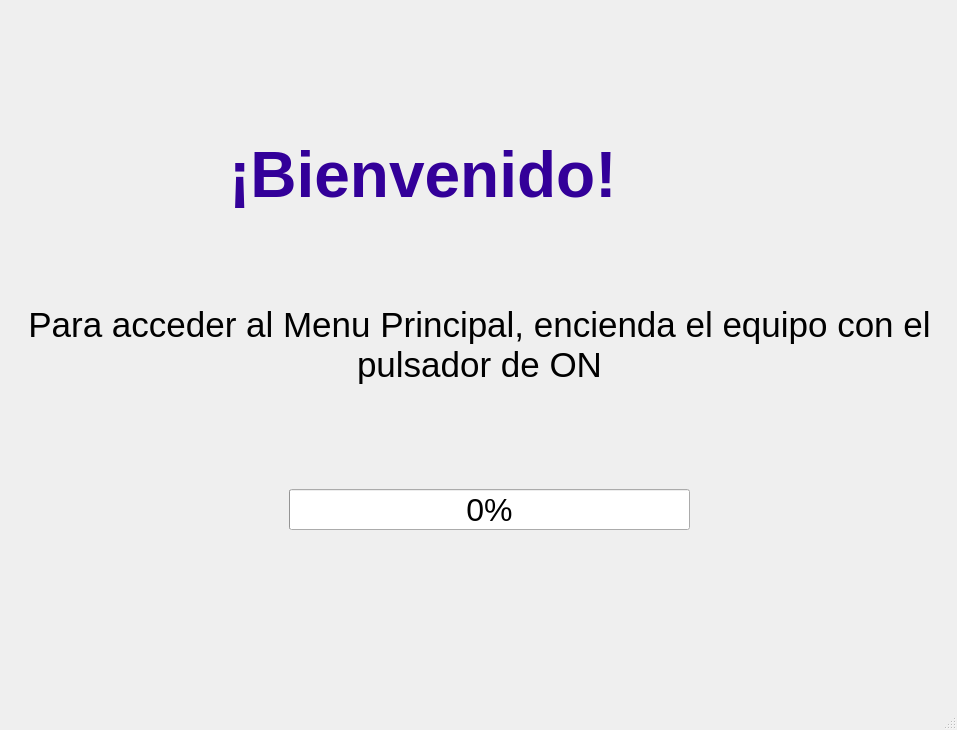
<?xml version="1.0" encoding="UTF-8"?>
<ui version="4.0">
 <class>MainWindow</class>
 <widget class="QMainWindow" name="MainWindow">
  <property name="geometry">
   <rect>
    <x>0</x>
    <y>0</y>
    <width>957</width>
    <height>730</height>
   </rect>
  </property>
  <property name="windowTitle">
   <string>Aura 1000 Software</string>
  </property>
  <widget class="QWidget" name="centralwidget">
   <layout class="QVBoxLayout" name="verticalLayout">
    <item>
     <widget class="QStackedWidget" name="stackedWidget">
      <property name="font">
       <font>
        <pointsize>48</pointsize>
       </font>
      </property>
      <property name="currentIndex">
       <number>1</number>
      </property>
      <widget class="QWidget" name="Pre_Encendido">
       <widget class="QLabel" name="labelMenuPrincipal">
        <property name="geometry">
         <rect>
          <x>0</x>
          <y>70</y>
          <width>941</width>
          <height>121</height>
         </rect>
        </property>
        <property name="font">
         <font>
          <pointsize>48</pointsize>
          <weight>75</weight>
          <bold>true</bold>
         </font>
        </property>
        <property name="text">
         <string>Menu Principal</string>
        </property>
        <property name="alignment">
         <set>Qt::AlignCenter</set>
        </property>
        <property name="wordWrap">
         <bool>true</bool>
        </property>
       </widget>
       <widget class="QPushButton" name="pushButton_OpenCloseDoor">
        <property name="geometry">
         <rect>
          <x>250</x>
          <y>300</y>
          <width>171</width>
          <height>81</height>
         </rect>
        </property>
        <property name="font">
         <font>
          <pointsize>10</pointsize>
         </font>
        </property>
        <property name="text">
         <string>Abrir Puerta</string>
        </property>
       </widget>
       <widget class="QPushButton" name="pushButton_EnableDisableDrivers">
        <property name="geometry">
         <rect>
          <x>510</x>
          <y>300</y>
          <width>171</width>
          <height>81</height>
         </rect>
        </property>
        <property name="font">
         <font>
          <pointsize>10</pointsize>
         </font>
        </property>
        <property name="text">
         <string>Habilitar Drivers</string>
        </property>
       </widget>
      </widget>
      <widget class="QWidget" name="Menu_Inicial">
       <widget class="QLabel" name="PreEncendido_label2">
        <property name="geometry">
         <rect>
          <x>0</x>
          <y>220</y>
          <width>941</width>
          <height>231</height>
         </rect>
        </property>
        <property name="font">
         <font>
          <pointsize>26</pointsize>
         </font>
        </property>
        <property name="text">
         <string>Para acceder al Menu Principal, encienda el equipo con el pulsador de ON</string>
        </property>
        <property name="alignment">
         <set>Qt::AlignCenter</set>
        </property>
        <property name="wordWrap">
         <bool>true</bool>
        </property>
       </widget>
       <widget class="QLabel" name="PreEncendido_label1">
        <property name="geometry">
         <rect>
          <x>220</x>
          <y>130</y>
          <width>511</width>
          <height>71</height>
         </rect>
        </property>
        <property name="palette">
         <palette>
          <active>
           <colorrole role="WindowText">
            <brush brushstyle="SolidPattern">
             <color alpha="255">
              <red>51</red>
              <green>0</green>
              <blue>153</blue>
             </color>
            </brush>
           </colorrole>
           <colorrole role="Text">
            <brush brushstyle="SolidPattern">
             <color alpha="255">
              <red>51</red>
              <green>0</green>
              <blue>153</blue>
             </color>
            </brush>
           </colorrole>
           <colorrole role="ButtonText">
            <brush brushstyle="SolidPattern">
             <color alpha="255">
              <red>51</red>
              <green>0</green>
              <blue>153</blue>
             </color>
            </brush>
           </colorrole>
           <colorrole role="PlaceholderText">
            <brush brushstyle="SolidPattern">
             <color alpha="128">
              <red>69</red>
              <green>0</green>
              <blue>207</blue>
             </color>
            </brush>
           </colorrole>
          </active>
          <inactive>
           <colorrole role="WindowText">
            <brush brushstyle="SolidPattern">
             <color alpha="255">
              <red>51</red>
              <green>0</green>
              <blue>153</blue>
             </color>
            </brush>
           </colorrole>
           <colorrole role="Text">
            <brush brushstyle="SolidPattern">
             <color alpha="255">
              <red>51</red>
              <green>0</green>
              <blue>153</blue>
             </color>
            </brush>
           </colorrole>
           <colorrole role="ButtonText">
            <brush brushstyle="SolidPattern">
             <color alpha="255">
              <red>51</red>
              <green>0</green>
              <blue>153</blue>
             </color>
            </brush>
           </colorrole>
           <colorrole role="PlaceholderText">
            <brush brushstyle="SolidPattern">
             <color alpha="128">
              <red>69</red>
              <green>0</green>
              <blue>207</blue>
             </color>
            </brush>
           </colorrole>
          </inactive>
          <disabled>
           <colorrole role="WindowText">
            <brush brushstyle="SolidPattern">
             <color alpha="255">
              <red>51</red>
              <green>0</green>
              <blue>153</blue>
             </color>
            </brush>
           </colorrole>
           <colorrole role="Text">
            <brush brushstyle="SolidPattern">
             <color alpha="255">
              <red>51</red>
              <green>0</green>
              <blue>153</blue>
             </color>
            </brush>
           </colorrole>
           <colorrole role="ButtonText">
            <brush brushstyle="SolidPattern">
             <color alpha="255">
              <red>51</red>
              <green>0</green>
              <blue>153</blue>
             </color>
            </brush>
           </colorrole>
           <colorrole role="PlaceholderText">
            <brush brushstyle="SolidPattern">
             <color alpha="128">
              <red>0</red>
              <green>0</green>
              <blue>0</blue>
             </color>
            </brush>
           </colorrole>
          </disabled>
         </palette>
        </property>
        <property name="font">
         <font>
          <pointsize>48</pointsize>
          <weight>75</weight>
          <bold>true</bold>
         </font>
        </property>
        <property name="styleSheet">
         <string notr="true">color: rgb(51, 0, 153);</string>
        </property>
        <property name="text">
         <string>¡Bienvenido!</string>
        </property>
       </widget>
       <widget class="QProgressBar" name="PreEncendido_progressBar">
        <property name="geometry">
         <rect>
          <x>280</x>
          <y>480</y>
          <width>401</width>
          <height>41</height>
         </rect>
        </property>
        <property name="font">
         <font>
          <pointsize>24</pointsize>
         </font>
        </property>
        <property name="value">
         <number>0</number>
        </property>
       </widget>
      </widget>
     </widget>
    </item>
   </layout>
  </widget>
  <widget class="QMenuBar" name="menubar">
   <property name="geometry">
    <rect>
     <x>0</x>
     <y>0</y>
     <width>957</width>
     <height>26</height>
    </rect>
   </property>
  </widget>
  <widget class="QStatusBar" name="statusbar"/>
 </widget>
 <resources/>
 <connections/>
</ui>
